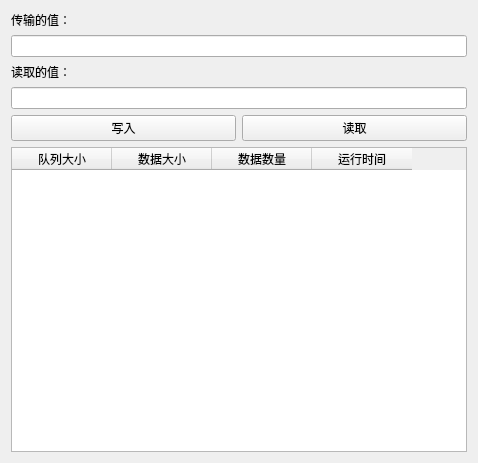
<?xml version="1.0" encoding="UTF-8"?>
<ui version="4.0">
 <class>MessageQueuesBClass</class>
 <widget class="QMainWindow" name="MessageQueuesBClass">
  <property name="geometry">
   <rect>
    <x>0</x>
    <y>0</y>
    <width>478</width>
    <height>463</height>
   </rect>
  </property>
  <property name="windowTitle">
   <string>MessageQueuesB</string>
  </property>
  <widget class="QWidget" name="centralWidget">
   <layout class="QVBoxLayout" name="verticalLayout">
    <item>
     <widget class="QLabel" name="valueInputLabel">
      <property name="text">
       <string>传输的值：</string>
      </property>
     </widget>
    </item>
    <item>
     <widget class="QLineEdit" name="valueInput"/>
    </item>
    <item>
     <widget class="QLabel" name="valueOutputLabel">
      <property name="text">
       <string>读取的值：</string>
      </property>
     </widget>
    </item>
    <item>
     <widget class="QLineEdit" name="valueOutput"/>
    </item>
    <item>
     <layout class="QHBoxLayout" name="horizontalLayout">
      <item>
       <widget class="QPushButton" name="writeButton">
        <property name="text">
         <string>写入</string>
        </property>
       </widget>
      </item>
      <item>
       <widget class="QPushButton" name="readButton">
        <property name="text">
         <string>读取</string>
        </property>
       </widget>
      </item>
     </layout>
    </item>
    <item>
     <widget class="QTableWidget" name="memoryBlockTable">
      <column>
       <property name="text">
        <string>队列大小</string>
       </property>
      </column>
      <column>
       <property name="text">
        <string>数据大小</string>
       </property>
      </column>
      <column>
       <property name="text">
        <string>数据数量</string>
       </property>
      </column>
      <column>
       <property name="text">
        <string>运行时间</string>
       </property>
      </column>
     </widget>
    </item>
   </layout>
  </widget>
 </widget>
 <layoutdefault spacing="6" margin="11"/>
 <resources/>
 <connections/>
</ui>
